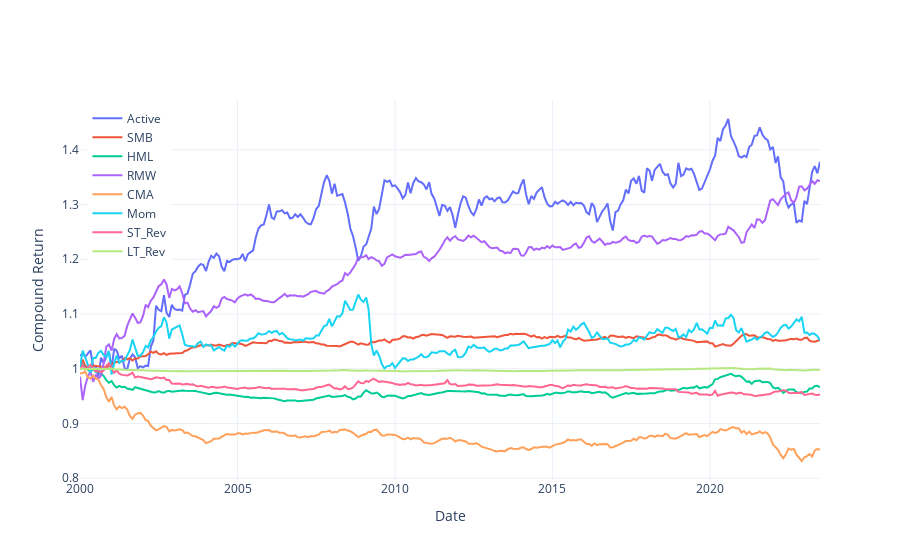

The code cell stored with this chart in its notebook:
### Markdown cell above
# FIGURE 3

### Code cell
contribs = pd.DataFrame(dtype=float, index=df.index, columns=['Active']+factors)
for col in contribs.columns:
    if col not in ['Active']:
        contribs[col] = df[col] * result.params[col]
contribs['Active'] = df[TICKER+'-RF'] - contribs[factors].sum(axis=1)
contribs


cum = (1 + contribs).cumprod()
cum = cum.reset_index()
cum.Date = cum.Date.astype(str)

fig = go.Figure()
cols = [x for x in cum.columns if x!='Date']
for source in cols:
    # Exclude market excess return for ease of viewing:
    if source != 'Mkt-RF':
        trace = go.Scatter(x=cum.Date, y=cum[source],
                            hovertemplate=source + ": %{y:.2f}<extra></extra>",
                            name=source)
        fig.add_trace(trace)

fig.update_layout(
    yaxis_title="Compound Return",
    xaxis_title="Date",
    hovermode='x unified',
    template="plotly_white",
    legend=dict(
        yanchor="top", 
        y=0.99, 
        xanchor="left", 
        x=0.01
    )
)
fig.show()

### Figure 1 — Plotly figure (JSON) as saved in the notebook; plotly's stock layout.template omitted (floating-point values rounded to 4 significant figures; data arrays with more than 128 entries replaced by an {"elided": "..."} marker saying what was removed)
{"data": [{"hovertemplate": "Active: %{y:.2f}<extra></extra>", "name": "Active", "type": "scatter", "x": {"elided": "283 str values"}, "y": {"elided": "283 float values"}}, {"hovertemplate": "SMB: %{y:.2f}<extra></extra>", "name": "SMB", "type": "scatter", "x": {"elided": "283 str values"}, "y": {"elided": "283 float values"}}, {"hovertemplate": "HML: %{y:.2f}<extra></extra>", "name": "HML", "type": "scatter", "x": {"elided": "283 str values"}, "y": {"elided": "283 float values"}}, {"hovertemplate": "RMW: %{y:.2f}<extra></extra>", "name": "RMW", "type": "scatter", "x": {"elided": "283 str values"}, "y": {"elided": "283 float values"}}, {"hovertemplate": "CMA: %{y:.2f}<extra></extra>", "name": "CMA", "type": "scatter", "x": {"elided": "283 str values"}, "y": {"elided": "283 float values"}}, {"hovertemplate": "Mom   : %{y:.2f}<extra></extra>", "name": "Mom   ", "type": "scatter", "x": {"elided": "283 str values"}, "y": {"elided": "283 float values"}}, {"hovertemplate": "ST_Rev: %{y:.2f}<extra></extra>", "name": "ST_Rev", "type": "scatter", "x": {"elided": "283 str values"}, "y": {"elided": "283 float values"}}, {"hovertemplate": "LT_Rev: %{y:.2f}<extra></extra>", "name": "LT_Rev", "type": "scatter", "x": {"elided": "283 str values"}, "y": {"elided": "283 float values"}}], "layout": {"hovermode": "x unified", "legend": {"x": 0.01, "xanchor": "left", "y": 0.99, "yanchor": "top"}, "xaxis": {"title": {"text": "Date"}}, "yaxis": {"title": {"text": "Compound Return"}}}}
